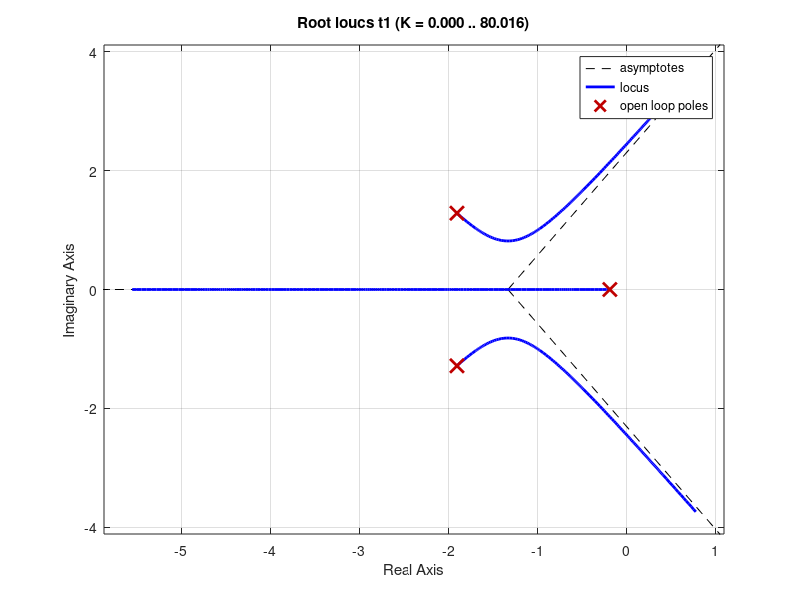
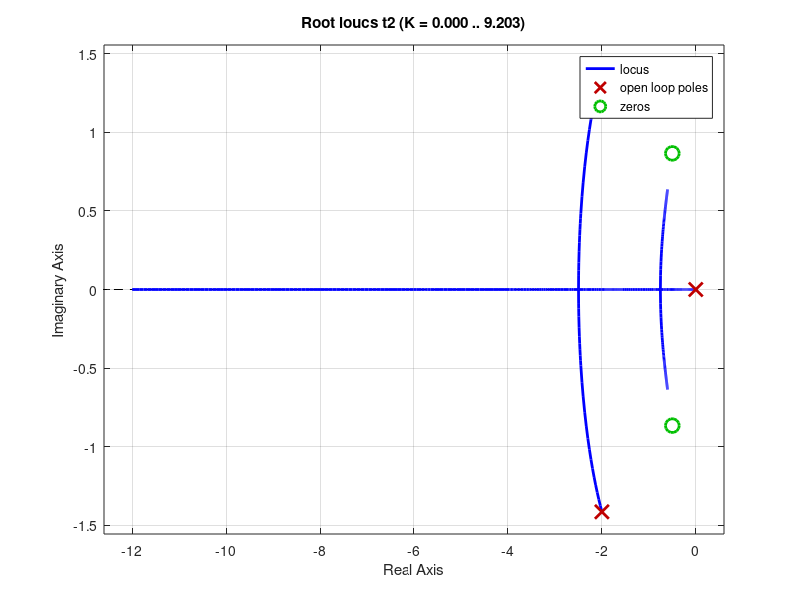
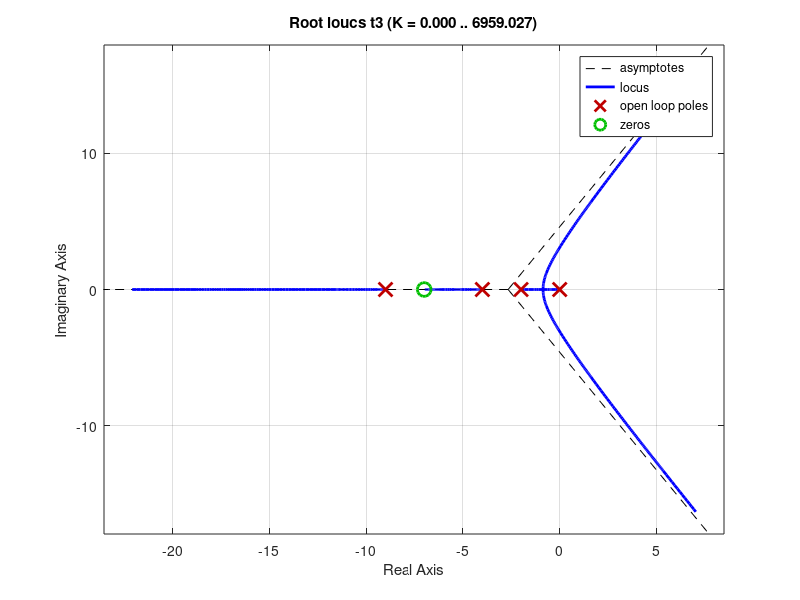

Write the MATLAB code that produced these figures, in order.
clc;
close all;
clear;

t1 = tf([1],[1 4 6 1]);
t2 = tf([1 1 1],conv([1 0],[1 4 6]));
den = conv(conv([1 0],[1 2]),conv([1 4],[1 9]));
t3 = tf([1 7],den);
figure(1)
rlocus(t1);
figure(2)
rlocus(t2);
figure(3)
rlocus(t3);
